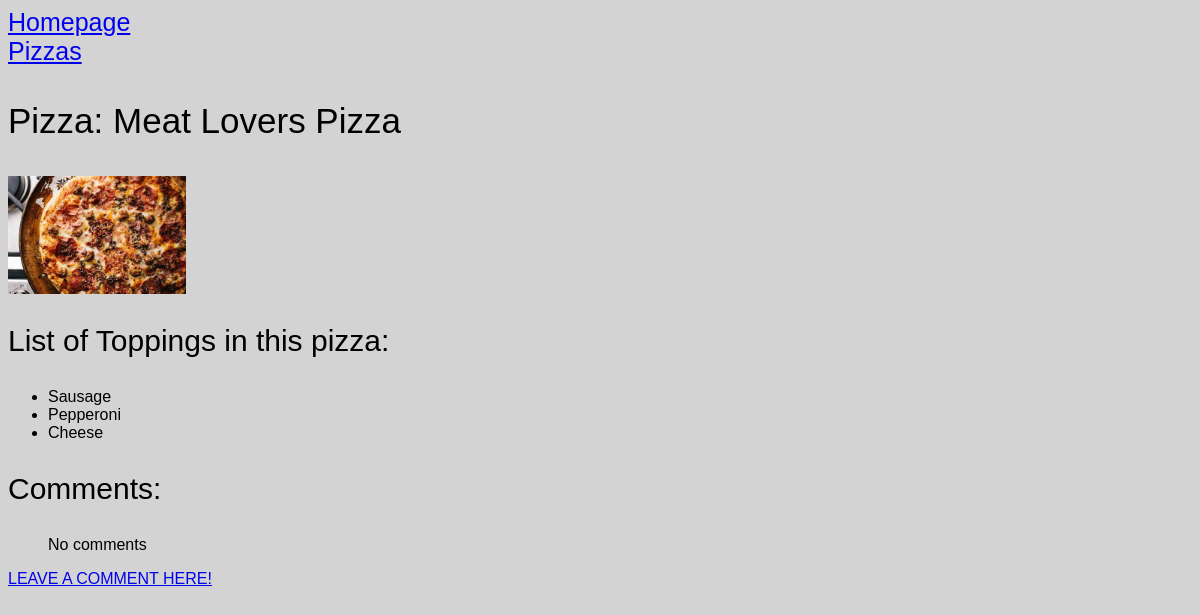
/pizs/2/, run on an earlier commit of the app's database.
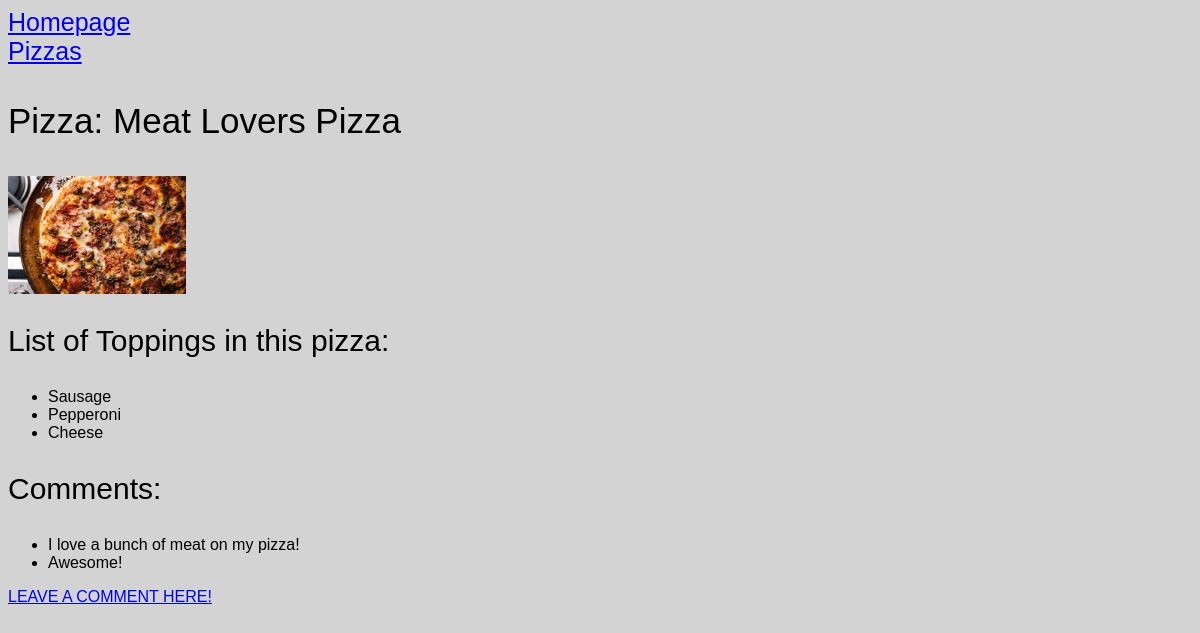
And on a later commit of the database.
### pizzas/models.py (models this page shows, shortened)
class Pizza(models.Model):
    pizza_name = models.CharField(max_length=200)
    def __str__(self):
        return self.pizza_name

class Image(models.Model):
    pizza_name = models.ForeignKey(Pizza, on_delete=models.CASCADE)
    image = models.ImageField(upload_to='images/')

class Topping(models.Model):
    pizza_name = models.ForeignKey(Pizza, on_delete=models.CASCADE)
    toppings = models.TextField()

class Comments(models.Model):
    pizza_name = models.ForeignKey(Pizza, related_name='details', on_delete=models.CASCADE)
    text = models.CharField(max_length=200)
    date_added = models.DateTimeField(auto_now_add=True,blank=True)

### pizzas/views.py (the view)
# urls.py: path('pizs/<int:pizza_name_id>/',views.pizza,name='pizza'),
def pizza(request, pizza_name_id):
    pizza_name = Pizza.objects.get(id=pizza_name_id)
    toppings = Topping.objects.filter(pizza_name=pizza_name)
    acomment = Comments.objects.filter(pizza_name=pizza_name_id)
    image= Image.objects.filter(pizza_name=pizza_name_id)
    context = {'pizza_name':pizza_name, 'toppings':toppings, 'acomment':acomment,'image':image}
    return render(request, 'pizzas/pizza.html', context)

### pizzas/templates/pizzas/pizza.html
{% extends "pizzas/base.html" %}
{% load static %}
{% block content %}
<link rel="stylesheet" href="{% static 'colors2.css' %}">
<p style="font-size:35px"> Pizza: {{ pizza_name }} </p>
{% for i in image %}
<div class="'col-md-4">
    <img src="{{ i.image.url }}" class="img-responsive" style="width: 15%; margin-right:10px;" />
</div>
{% empty %}
<p> No image yet </p>
{% endfor %}
<form method ='POST'>
    <p style="font-size:30px"> List of Toppings in this pizza: </p>
    <ul>
        {% for t in toppings %}
        <li> {{ t.toppings }} </li>
        {% empty %}
        <li> no toppings listed for this pizza </li>
        {% endfor %}
    </ul>
    <p style="font-size:30px"> Comments: </p>
    <ul>
        {% for c in acomment %}
        <li>{{ c.text }}</li>
        {% empty %}
        <p> No comments </p>
        {% endfor %}
    </ul>
    <p><a href="{% url 'pizzas:comments' pizza_name.id %}">LEAVE A COMMENT HERE!</a></p>
</form>
{% endblock content %}

### pizzas/templates/pizzas/base.html
<p>
    <a style="font-size:25px" href="{% url 'pizzas:index' %}"> Homepage </a>
    <br>
    <a style="font-size:25px" href="{% url 'pizzas:pizs' %}"> Pizzas </a>
</p>
{% block content %}
{% endblock content %}

What changed in the data, as far as the page shows it:
added Comments: text "I love a bunch of meat on my pizza!"
added Comments: text "Awesome!"
Also different on the page:
text no longer shown: "No comments"
